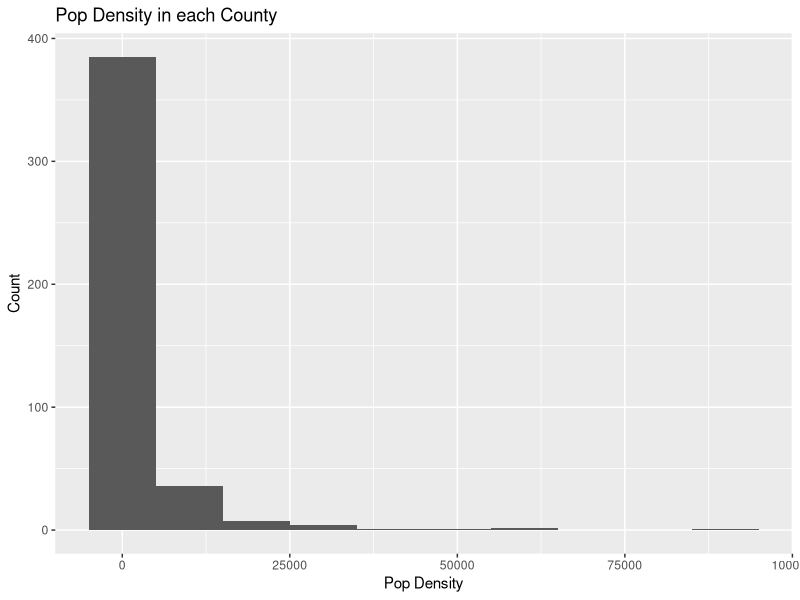
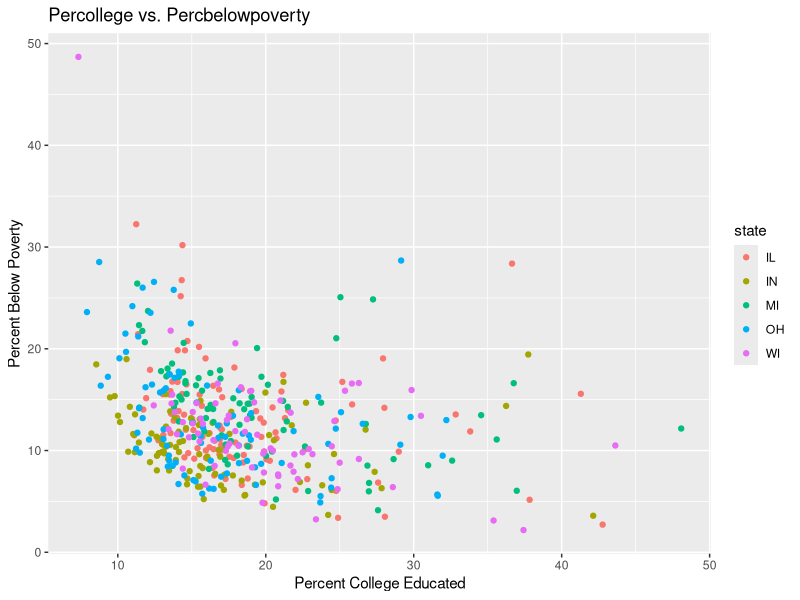
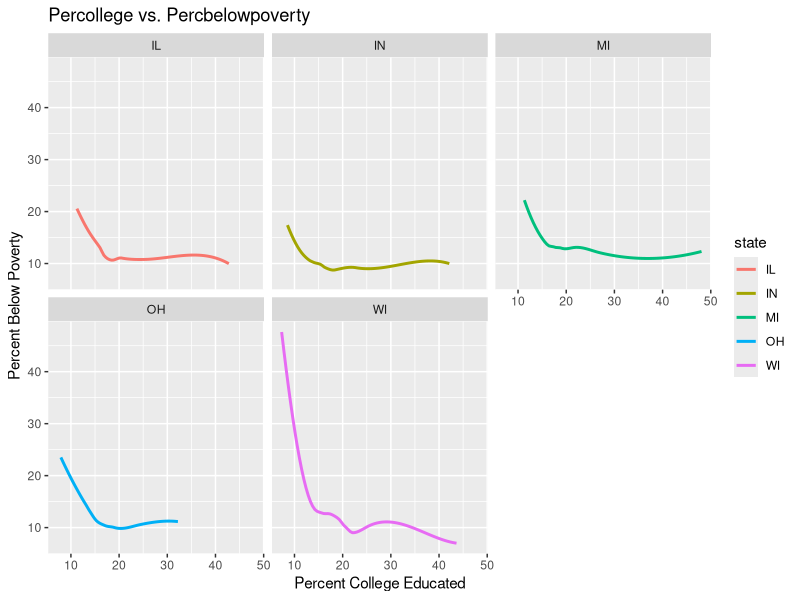
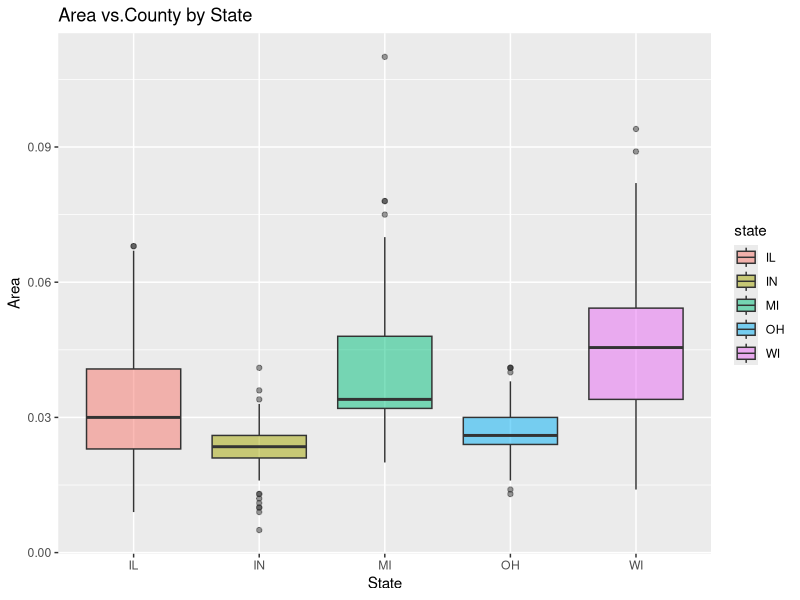
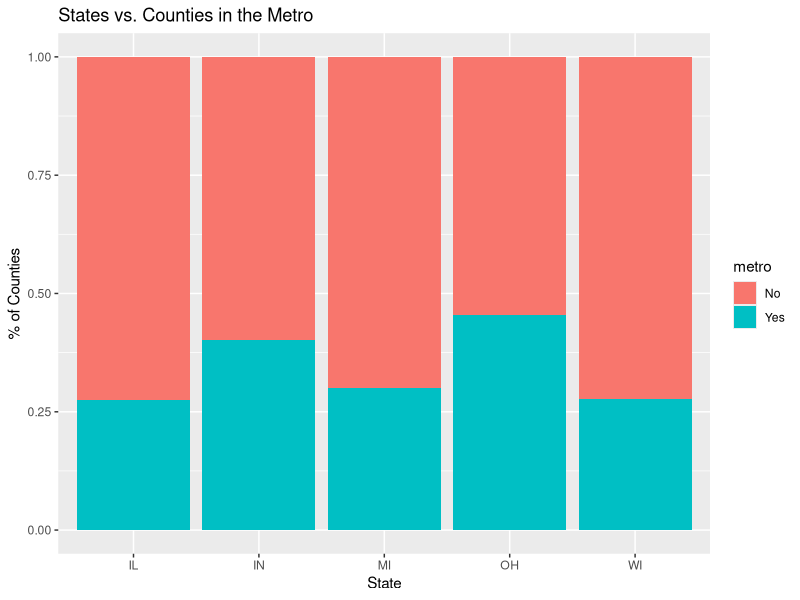
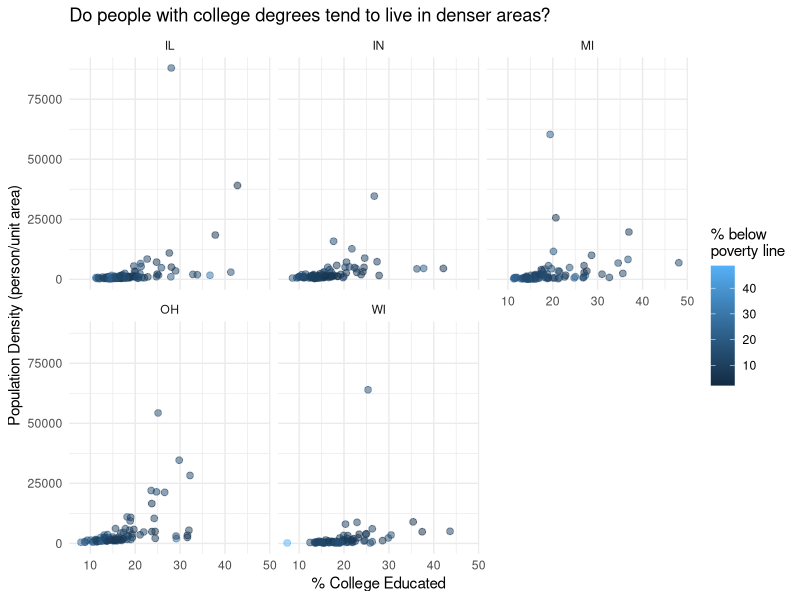

Here is the R script that generated these plots, in order:
## ---- chunk 1
#| label: load-packages
#| message: false

library(tidyverse)
library(viridis)
## ---- chunk 2
#| label: Histogram for population density of counties

ggplot(midwest) +
  geom_histogram( aes( popdensity ), binwidth = 10000) +
  labs(
    x= "Pop Density",
    y = "Count",
    title = "Pop Density in each County",
  )

## ---- chunk 3
#| label: Scatterplot for the percentage of people with a college degree (percollege) versus percentage below poverty (percbelowpoverty)

ggplot(midwest, aes( x= percollege, y= percbelowpoverty, color= state ) ) +
  geom_point(show.legend= TRUE) +
labs(
    x= "Percent College Educated",
    y = "Percent Below Poverty",
    title = "Percollege vs. Percbelowpoverty")
  


## ---- chunk 4
#| label: Ex-4, using facet_wrap

ggplot(midwest, aes( x= percollege, y= percbelowpoverty, color= state ) ) +
  geom_smooth( se= FALSE, show.legend= TRUE) +
labs(
    x= "Percent College Educated",
    y = "Percent Below Poverty",
    title = "Percollege vs. Percbelowpoverty")+
  facet_wrap('state')
  
## ---- chunk 5
#| label: Ex-5, side-by-side box plots

library(ggplot2)
ggplot(midwest, aes( x= state, y= area, fill = state) ) +
  geom_boxplot( show.legend= TRUE, alpha=.5) +
labs(
    x= "State",
    y = "Area",
    title = "Area vs.County by State")
## ---- chunk 6
#| label: Ex-6, Segmented bar graph

midwest <- midwest |>
  mutate(metro = if_else(inmetro == 1, "Yes", "No")) 
ggplot(midwest, 
       aes( x= state, fill = metro) ) +
  geom_bar( position = "fill") +
labs(
    x= "State",
    y = "% of Counties",
    title = "States vs. Counties in the Metro")
## ---- chunk 7
#| label: Ex-7


ggplot(midwest,
       aes( x= percollege, y= popdensity, color = percbelowpoverty) ) +
  geom_point( size = 2, alpha=.5) +
 facet_wrap('state')+
labs(
    x= "% College Educated",
    y = "Population Density (person/unit area)",
    title = "Do people with college degrees tend to live in denser areas?", 
    color= "% below \npoverty line") +
  theme_minimal()
